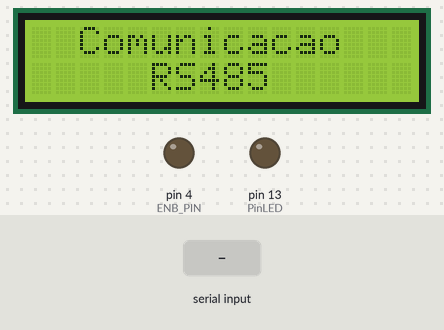
This sketch was run on a simulated Arduino Uno, built with avr-gcc and run on an emulated ATmega328P. Parts: 16×2 character LCD, output pins drawn as LEDs (lit = HIGH). The inputs (shaded band) are chosen by the test bench.

Above: at 2.7 s.
2.8 s: "LED ON\n" received over the second serial link
At 3.3 s:
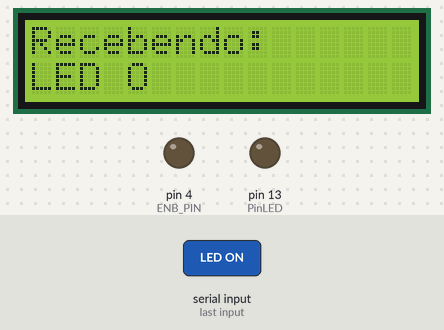
4.3 s: "LED OFF\n" received over the second serial link
At 5.5 s:
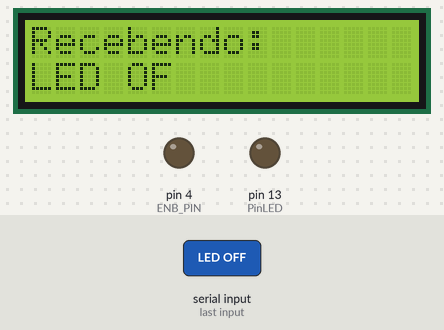
5.8 s: "LED Off\n" received over the second serial link
At 6.8 s:
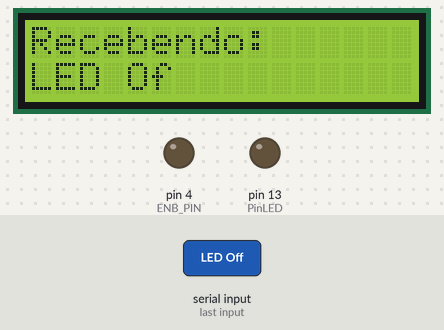
7.3 s: "1\n" received over the second serial link
At 7.8 s:
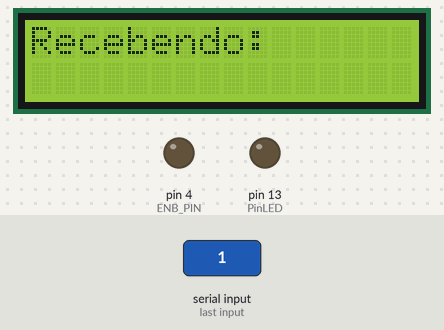
8.8 s: "LED On\n" received over the second serial link
At 10.0 s:
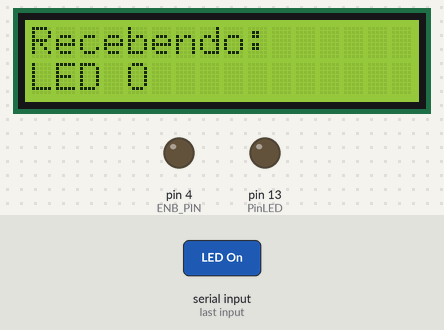
10.3 s: "0\n" received over the second serial link
At 11.2 s:
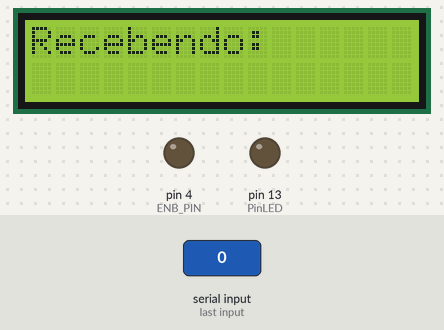
Timing chart, 0 to 12.8 s (numbered marks = the images above; inputs shaded):
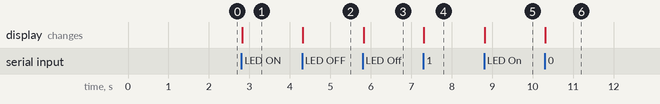

The sketch:

PC_Arduino_RS485.ino
```cpp
// (licence header left out)
#include <Wire.h>
#include <SoftwareSerial.h>
#include <LiquidCrystal_I2C.h>

#define ENB_PIN  4
#define PinLED  13

LiquidCrystal_I2C lcd(0x3F, 16, 2);
SoftwareSerial serialRS(2, 3);  // RO, DI

char ledStatus;
const int BUFFER_SIZE = 100;
char buf[BUFFER_SIZE];
String strTemp = "";

void setup() {
  Serial.begin(9600);
  serialRS.begin(9600);
  lcd.init();
  pinMode(PinLED, OUTPUT);
  pinMode(ENB_PIN, OUTPUT);
  digitalWrite(ENB_PIN, LOW);  // Modo recepção

  lcd.clear();
  lcd.setBacklight(HIGH);
  lcd.setCursor(0, 0);
  lcd.print("  Comunicacao  ");
  lcd.setCursor(0, 1);
  lcd.print("     RS485   ");
  delay(1500);
}

void loop() {
  if (serialRS.available() > 0) {
    lcd.clear();
    lcd.setCursor(0, 0);
    lcd.print("Recebendo:");
    lcd.setCursor(0, 1);

    int rlen = serialRS.readBytesUntil('\n', buf, BUFFER_SIZE);
    for (int i = 0; i < rlen - 1; i++) {
      strTemp += buf[i];
    }

    lcd.print(strTemp);
    ledFunc(strTemp);
  }
  strTemp = "";
}

/**
 * @brief Acende ou apaga o LED conforme mensagem recebida
 */
void ledFunc(String ledNewStatus) {
  if (ledNewStatus == "LED ON" || ledNewStatus == "LED On") {
    digitalWrite(PinLED, HIGH);
    lcd.clear();
    lcd.setCursor(0, 0);
    lcd.print("LED Aceso!");
  } else if (ledNewStatus == "LED OFF" || ledNewStatus == "LED Off") {
    digitalWrite(PinLED, LOW);
    lcd.clear();
    lcd.setCursor(0, 0);
    lcd.print("LED Apagado!");
  }
}
```

Measured:
- after the input at 2.8 s, the display: changes at once (image 1)
- after the input at 4.3 s, the display: changes at once (image 2)
- after the input at 5.8 s, the display: changes at once (image 3)
- after the input at 7.3 s, the display: changes at once (image 4)
- after the input at 8.8 s, the display: changes at once (image 5)
- after the input at 10.3 s, the display: changes at once (image 6)
